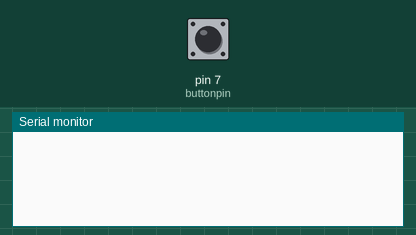
A sketch run on a simulated Arduino Uno, built with avr-gcc and run on an emulated ATmega328P. Shown: the last lines printed to the serial monitor. The inputs (shaded band) are chosen by the test bench; at power-on: pin 7 (buttonpin) LOW.

Above: at 1.2 s.
1.3 s: pin 7 (buttonpin) pulled HIGH for 0.15 s
At 1.9 s:
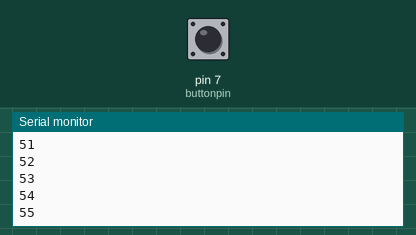
2.9 s: pin 7 (buttonpin) pulled HIGH for 1 s
At 4.3 s:
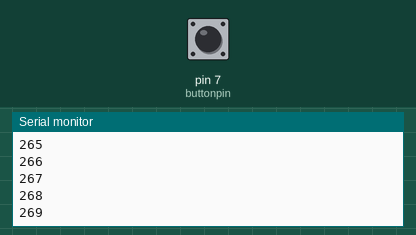
5.4 s: pin 7 (buttonpin) pulled HIGH for 0.15 s
At 6.2 s:
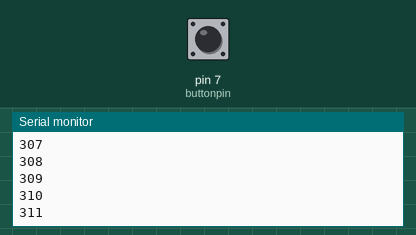
Timing chart, 0 to 8.4 s (numbered marks = the images above; inputs shaded):
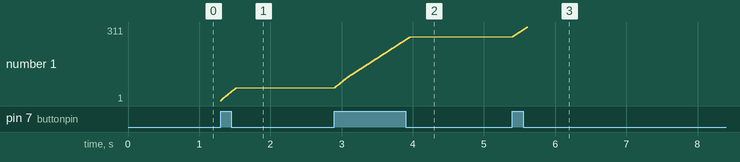

Measured:
- after the input at 1.3 s, the serial monitor: prints a new line at once (image 1)
- after the input at 2.9 s, the serial monitor: prints a new line at once (image 2)
- plotted number 1: 55 → 269 after the input at 2.9 s

The sketch:

Seriale_3_con_pulsante.ino
```cpp
int buttonpin = 7;
int counter = 0;

void setup() {
  // put your setup code here, to run once:
  Serial.begin(9600);
  pinMode(buttonpin, INPUT);
  }

  void loop() {
  // put your main code here, to run repeatedly:
  int state = digitalRead(buttonpin);
  if (state == HIGH) {
    counter ++;
    Serial.println(counter);
  }
  delay(1);
}
```
